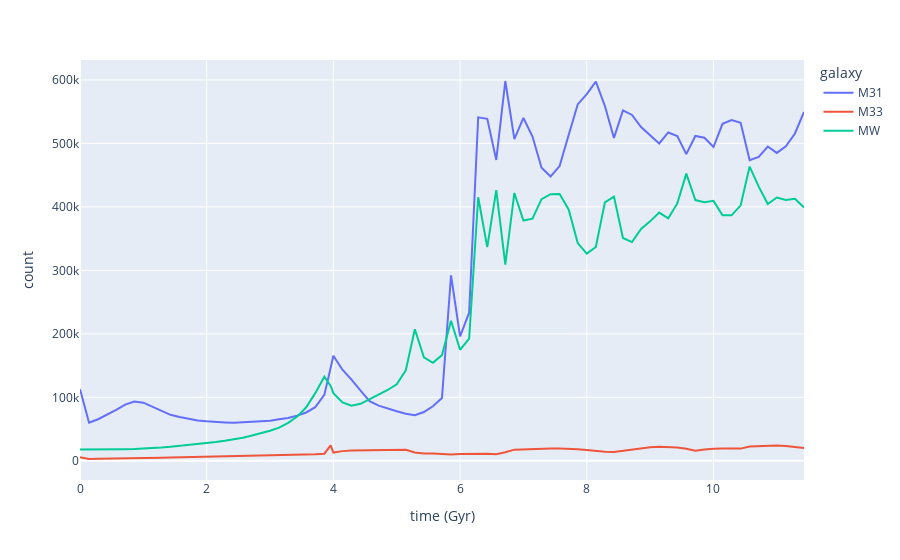

The notebook cell this image was saved under:
### Code cell
fig = px.line(df, x='time (Gyr)', y='count', color='galaxy')
fig.show()
